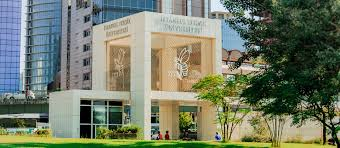
#> input picture OpenCv/photos/ITU.jpg, 340 x 148 px
$ python contours.py
#> lines starting #> are read from the running program, lines starting #| are printed output that depends on the picture; after the words box and inside, x2 and y2 are one past the last pixel; in counts of white or black regions, pixels touching at a corner belong together
import cv2 as cv
import numpy as np
img = cv.imread('photos/ITU.jpg')
#> img is the input picture: shape (148, 340, 3); mean B, G, R 103.4, 123.7, 115.6
cv.imshow('ITU', img)

blank = np.zeros(img.shape[:2], dtype='uint8') # creates a black image of the same size as the original image
cv.imshow('Blank', blank) # displays the black image as a new window

gray = cv.cvtColor(img, cv.COLOR_BGR2GRAY)
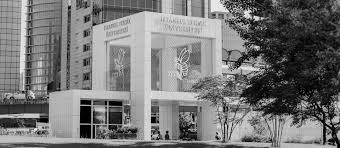
#> gray: shape (148, 340); min 0, max 251, mean 119
cv.imshow('Gray', gray)

blur = cv.GaussianBlur(gray, (7,7), cv.BORDER_DEFAULT) #sayı arttıkça bulanıklık artıyor
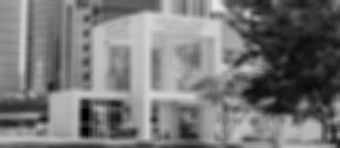
#> blur: shape (148, 340); min 1, max 231, mean 119
cv.imshow('Blur', blur)

canny = cv.Canny(blur, 125, 175)
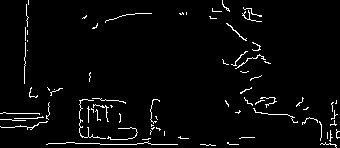
#> canny: shape (148, 340); 3.2% white in thin lines or dots
cv.imshow('Canny Edges', canny)

ret, thresh = cv.threshold(gray, 125, 255, cv.THRESH_BINARY) #tresh looks an image and try tp find the edges of the image and returns a binary image
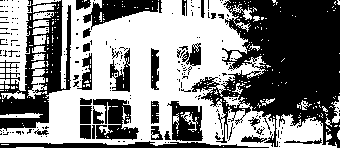
#> thresh: shape (148, 340); 52.3% white; 240 black regions (206 under 20 px)

contours, hierarchies = cv.findContours(thresh, cv.RETR_LIST, cv.CHAIN_APPROX_NONE)
#> contours = 645 contours, 589 with area under 20; largest, box (x1, y1, x2, y2) and area: (0, 0, 337, 148) 26030, (0, 0, 32, 91) 1734, (92, 98, 140, 141) 1272, (167, 100, 204, 142) 1140, (109, 47, 131, 93) 525
print(f'{len(contours)} contours found!')
#| 645 contours found!

cv.drawContours(blank, contours, -1, (0,0,255), ) # draws the contours on the black image
cv.imshow('Contours Drawn', blank) # displays the image with the contours as a new


cv.waitKey(0)

$ run again, with OpenCv/photos/face.jpg copied over OpenCv/photos/ITU.jpg
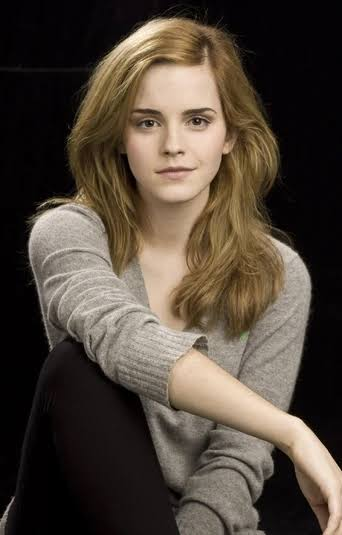
#> input picture OpenCv/photos/face.jpg, 342 x 535 px
#> img is the input picture: shape (535, 342, 3); mean B, G, R 58.6, 69.5, 80.5
#> `canny = cv.Canny(blur, 125, 175)`:
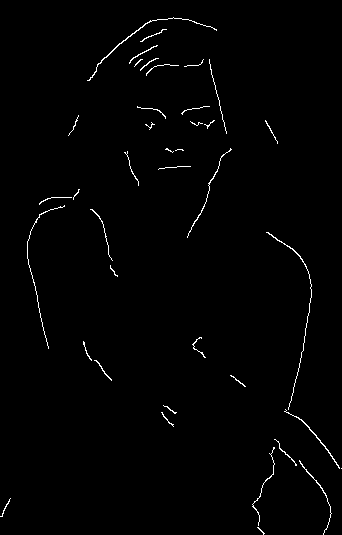
#> canny: shape (535, 342); 1.1% white in thin lines or dots
#> `ret, thresh = cv.threshold(gray, 125, 255, cv.THRESH_BINARY)`:
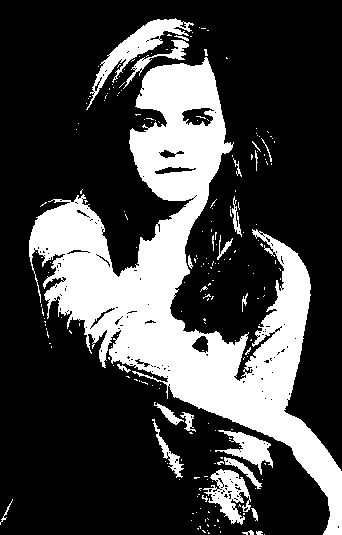
#> thresh: shape (535, 342); 26.7% white; 219 white regions (196 under 20 px)
#> contours = 448 contours, 417 with area under 20; largest, box (x1, y1, x2, y2) and area: (29, 57, 342, 535) 41918, (86, 18, 194, 110) 1802, (203, 469, 251, 525) 1220, (215, 430, 273, 475) 863, (181, 107, 215, 127) 436
#| 448 contours found!
